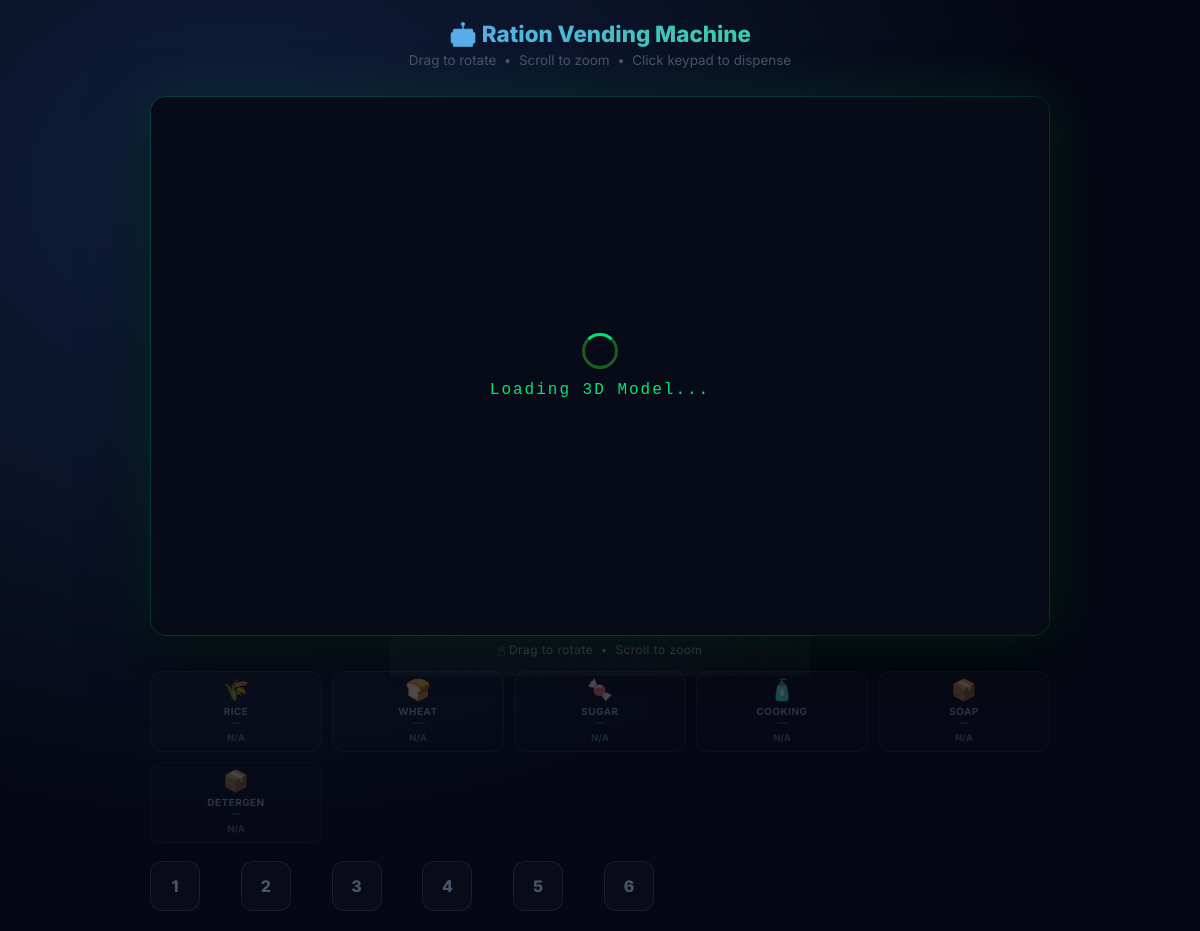
Before: /vending/machine (signed in) with the older database file.
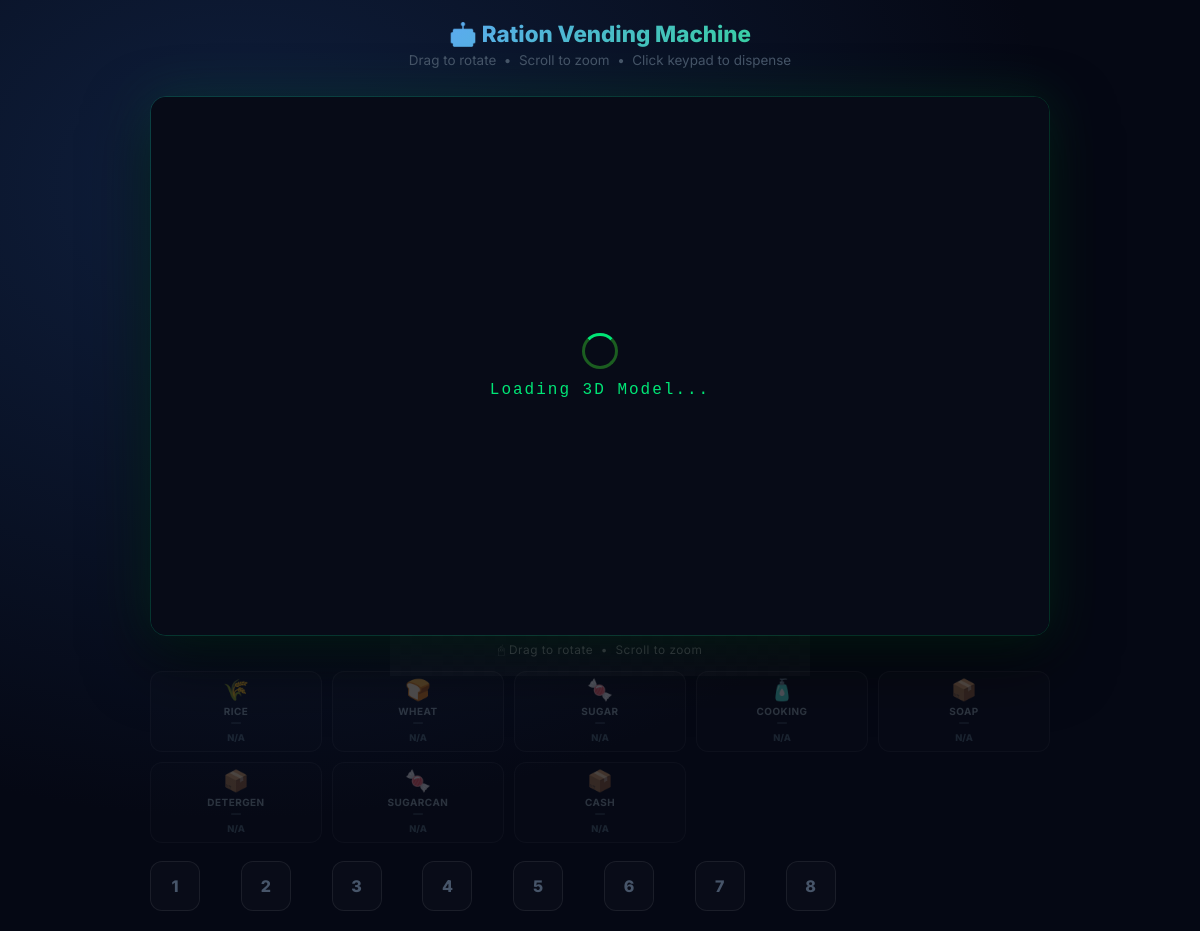
After: the same page with the newer database file.
### models.py (models this page shows)
class Product(db.Model):
    __tablename__ = 'product'
    id = db.Column(db.Integer, primary_key=True)
    name = db.Column(db.String(100), nullable=False)
    price = db.Column(db.Float, nullable=False)
    unit = db.Column(db.String(20), default="kg")
    max_limit = db.Column(db.Integer, default=5)
    image_url = db.Column(db.String(255), default="")
    slot_number = db.Column(db.Integer, unique=True) # 1 to 10 mapped to vending machine keys
    hex_color = db.Column(db.String(10), default="0x00e676") # e.g. 0xf9a825 for 3D model
    is_active = db.Column(db.Boolean, default=True)
    order_items = db.relationship('OrderItem', backref='product', lazy=True)

### routes.py (the view, shortened to what this page needs)
@main.route('/vending/machine')
def vending_machine():
    if current_user.is_authenticated and current_user.is_admin:
        products = Product.query.filter_by(is_active=True).order_by(Product.slot_number).all()
        class DummyOrder: items = []
        return render_template('vending-machine.html', order=DummyOrder(), products=products)

### templates/vending-machine.html (shortened to what this page needs)
<!DOCTYPE html>
<html lang="en">
<head>
    <link rel="stylesheet" href="{{ url_for('static', filename='css/style.css') }}">
</head>
<body class="vending-body">
<div class="vending-header">
    <h1>&#x1F916; Ration Vending Machine</h1>
    <p>Drag to rotate &nbsp;&bull;&nbsp; Scroll to zoom &nbsp;&bull;&nbsp; Click keypad to dispense</p>
</div>
<div id="vm3d-wrap">
    <div id="vm3d-box">
        <div id="vm3d-loading"><div class="spin"></div>Loading 3D Model...</div>
    </div>
    <div class="vm-hint">&#x1F5B1; Drag to rotate &nbsp;&bull;&nbsp; Scroll to zoom</div>
    <div class="vm-status-bar">
        {% for p in products %}
            {% set item = order.items | selectattr('product_id', 'equalto', p.id) | first %}
            {% set icon = '🌾' if 'rice' in p.name.lower() else
                         '🍬' if 'sugar' in p.name.lower() else
                         '🧴' if 'oil' in p.name.lower() else
                         '🍞' if 'wheat' in p.name.lower() else
                         '🍲' if 'dal' in p.name.lower() else
                         '🧂' if 'salt' in p.name.lower() else '📦' %}
            {% if item and item.quantity > 0 and not item.dispensed %}
            <div class="vm-badge avail" onclick="dispense('{{ p.slot_number }}')">
                <div class="vm-bi">{{ icon }}</div><div class="vm-bn">{{ p.name[:8] | upper }} [{{ p.slot_number }}]</div>
                <div class="vm-bq">{{ item.quantity }} {{ p.unit }}</div><div class="vm-bs">&#9679; READY</div>
            </div>
            {% elif item and item.quantity > 0 and item.dispensed %}
            <div class="vm-badge done">
                <div class="vm-bi">{{ icon }}</div><div class="vm-bn">{{ p.name[:8] | upper }}</div>
                <div class="vm-bq">{{ item.quantity }} {{ p.unit }}</div><div class="vm-bs">&#10003; DISPENSED</div>
            </div>
            {% else %}
            <div class="vm-badge na">
                <div class="vm-bi">{{ icon }}</div><div class="vm-bn">{{ p.name[:8] | upper }}</div><div class="vm-bq">&#8212;</div><div class="vm-bs">N/A</div>
            </div>
            {% endif %}
        {% endfor %}
    </div>
    <div class="vm-keys">
        {% for p in products %}
            {% set item = order.items | selectattr('product_id', 'equalto', p.id) | first %}
            <button class="keypad-btn" {% if not item or item.quantity == 0 or item.dispensed %}disabled{% endif %} onclick="dispense('{{ p.slot_number }}')">{{ p.slot_number }}</button>
        {% endfor %}
    </div>
</div>
</body>
</html>

Changed rows visible on the page:
added Product: icon "🍬", name "SUGARCAN", slot_number "7"
added Product: icon "📦", name "CASH", slot_number "8"
